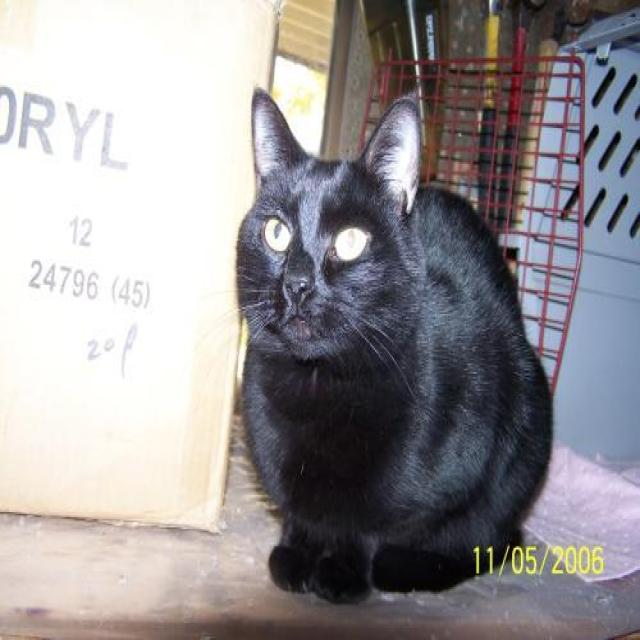
#> input picture 2.Vision/lab03/Módulo 03.1/Dataset.Animals Detecion/test/images/8_jpg.rf.6a06f1d80eaf34163a2e7fb0feb38cb6.jpg, 640 x 640 px, given in place of the camera
$ python ex_06_CamShift.py
#> lines starting #> are read from the running program, lines starting #| are printed output that depends on the picture; after the words box and inside, x2 and y2 are one past the last pixel; in counts of white or black regions, pixels touching at a corner belong together
import numpy as np
import cv2

cap = cv2.VideoCapture(0)


ret, frame = cap.read()
#> frame is the input picture: shape (640, 640, 3); mean B, G, R 151.2, 148.5, 152.1
if not ret:
    print("Não foi possível ler o primeiro frame da webcam.")
    cap.release()
    cv2.destroyAllWindows()
    exit()

rows, cols = frame.shape[:2]
#> rows = 640; cols = 640
windowWidth = 150
windowHeight = 200
windowCol = int((cols - windowWidth) / 2)
#> windowCol = 245
windowRow = int((rows - windowHeight) / 2)
#> windowRow = 220
window = (windowCol, windowRow, windowWidth, windowHeight)
#> window = (245, 220, 150, 200)

roi = frame[windowRow:windowRow + windowHeight,
            windowCol:windowCol + windowWidth]
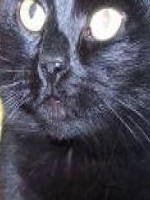
#> roi: shape (200, 150, 3); mean B, G, R 89.9, 77.4, 78.2
roiHsv = cv2.cvtColor(roi, cv2.COLOR_BGR2HSV)
#> roiHsv: shape (200, 150, 3); mean H, S, V 121.8, 44.2, 90.4

lowLimit = np.array((0., 60., 32.))
highLimit = np.array((180., 255., 255.))
mask = cv2.inRange(roiHsv, lowLimit, highLimit)
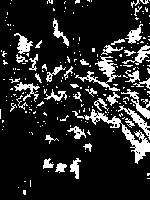
#> mask: shape (200, 150); 15.2% white; 221 white regions (180 under 20 px), largest, box (x1, y1, x2, y2) and area: (84, 109, 150, 164) 656, (75, 56, 121, 91) 404, (118, 105, 150, 140) 217

roiHist = cv2.calcHist([roiHsv], [0], mask, [180], [0, 180])
#> roiHist = 180 values, max 637 at index 116, min 0 at index 0, mean 25.34
cv2.normalize(roiHist, roiHist, 0, 255, cv2.NORM_MINMAX)

terminationCriteria = (cv2.TERM_CRITERIA_COUNT | cv2.TERM_CRITERIA_EPS, 10, 1)


while True:
    ret, frame = cap.read()
    if not ret:
        break

    # Início da contagem de tempo
    tick_start = cv2.getTickCount()

    frameHsv = cv2.cvtColor(frame, cv2.COLOR_BGR2HSV)
#> frameHsv: shape (640, 640, 3); mean H, S, V 69.5, 39.8, 160.2
    backprojectedFrame = cv2.calcBackProject([frameHsv], [0], roiHist, [0, 180],
                                             1)
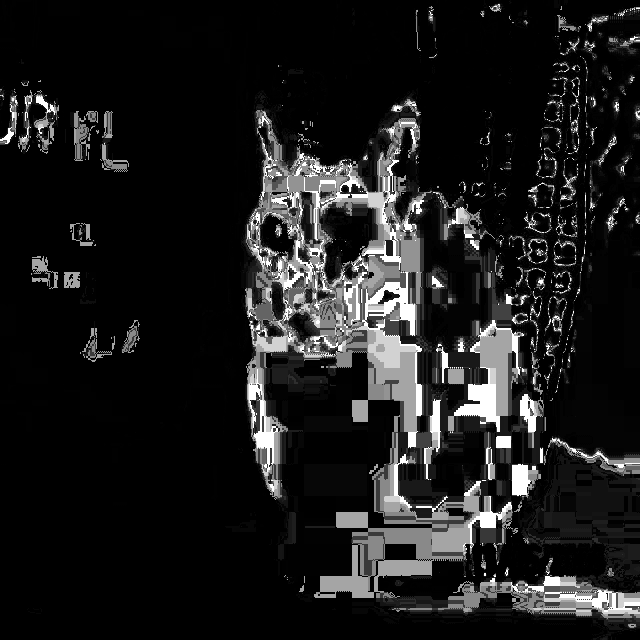
#> backprojectedFrame: shape (640, 640); min 0, max 255, mean 28.1
    mask = cv2.inRange(frameHsv, lowLimit, highLimit)
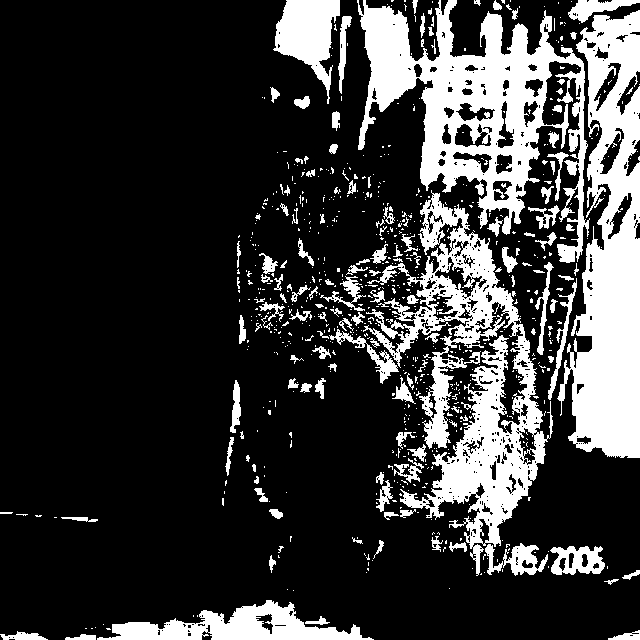
#> mask: shape (640, 640); 22.3% white; 759 white regions (623 under 20 px), largest, box (x1, y1, x2, y2) and area: (357, 0, 590, 263) 23026, (557, 10, 640, 458) 21704, (363, 190, 553, 576) 21378
    backprojectedFrame &= mask
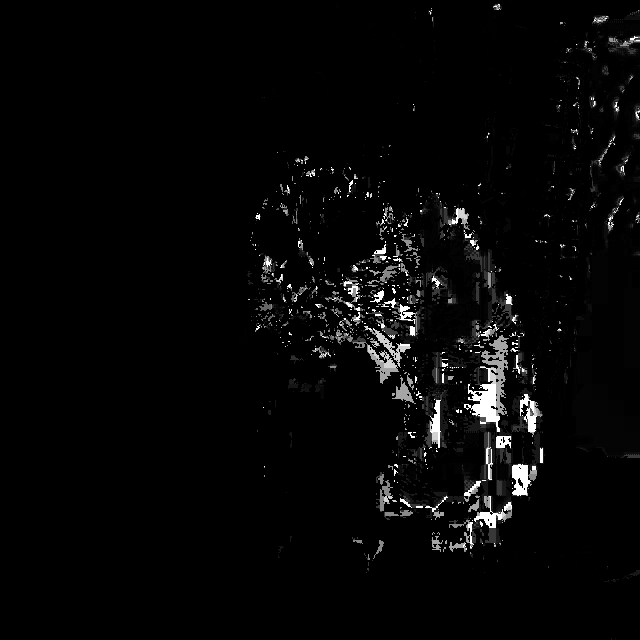
#> backprojectedFrame: shape (640, 640); min 0, max 255, mean 6.7

    # Aplicar CamShift
    ret, window = cv2.CamShift(backprojectedFrame, window, terminationCriteria)
#> ret = ((401.5, 326.5), (157.1, 230.3), 164.1); window = (325, 215, 153, 223)

    # Desenhar o polígono resultante do CamShift
    points = cv2.boxPoints(ret)
#> points = [[445.4, 194.2], [508.7, 415.7], [357.6, 458.8], [294.3, 237.3]]
    points = np.int0(points)
#> points = [[445, 194], [508, 415], [357, 458], [294, 237]]
    frame = cv2.polylines(frame, [points], True, 255, 2)
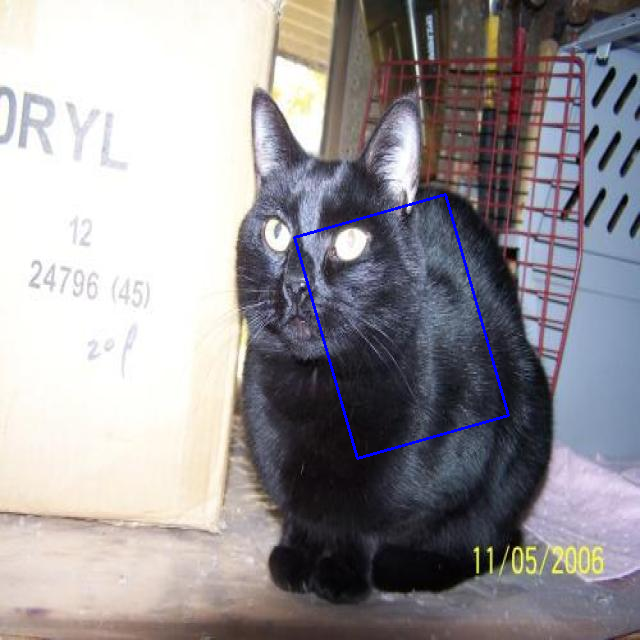
#> frame: shape (640, 640, 3); 0.53% of pixels changed, all inside (x1, y1, x2, y2) = (293, 193, 510, 460)

    # Fim da contagem de tempo
    tick_end = cv2.getTickCount()
    time_per_frame = (tick_end - tick_start) / cv2.getTickFrequency()

    # Imprimir tempo por frame (opcional)
    print(f"Tempo por frame: {time_per_frame:.6f} segundos")

    cv2.imshow('camshift', frame)
    k = cv2.waitKey(60) & 0xff
#> (key Esc is pressed here)
    if k == 27:
        break

cap.release()
cv2.destroyAllWindows()

$ run again, on 2.Vision/lab03/Módulo 03.1/Dataset.Animals Detecion/test/images/suggested-cllmTzca4aCGcBjgP4I7_jpg.rf.fc8cf4f3fe49fb6963965ce70f944a1f.jpg
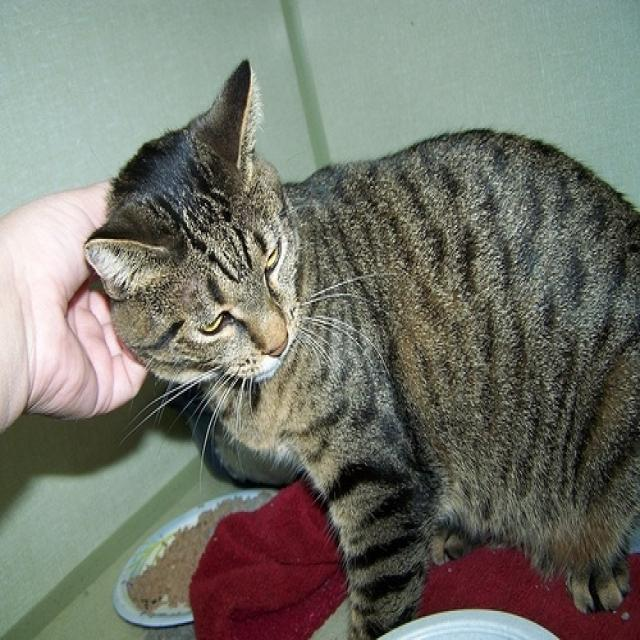
#> input picture 2.Vision/lab03/Módulo 03.1/Dataset.Animals Detecion/test/images/suggested-cllmTzca4aCGcBjgP4I7_jpg.rf.fc8cf4f3fe49fb6963965ce70f944a1f.jpg, 640 x 640 px, given in place of the camera
#> frame is the input picture: shape (640, 640, 3); mean B, G, R 107, 116.9, 115.3
#> roiHsv: shape (200, 150, 3); mean H, S, V 34.3, 41.8, 126.9
#> `mask = cv2.inRange(roiHsv, lowLimit, highLimit)`:
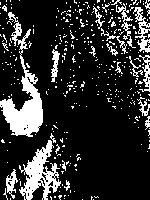
#> mask: shape (200, 150); 18.3% white; 352 white regions (330 under 20 px), largest, box (x1, y1, x2, y2) and area: (0, 12, 43, 137) 1756, (19, 140, 61, 200) 1106, (133, 7, 150, 53) 313
#> roiHist = 180 values, max 845 at index 26, min 0 at index 0, mean 30.55
#> frameHsv: shape (640, 640, 3); mean H, S, V 61.4, 55.4, 124.1
#> `ret, window = cv2.CamShift(backprojectedFrame, window, terminationCrit..`: ret = ((267, 357.5), (133.4, 249.1), 156.5); window = (205, 242, 124, 231)
#> `points = cv2.boxPoints(ret)`: points = [[278.6, 216.7], [377.8, 445.2], [255.4, 498.3], [156.2, 269.8]]
#> `points = np.int0(points)`: points = [[278, 216], [377, 445], [255, 498], [156, 269]]
#> `frame = cv2.polylines(frame, [points], True, 255, 2)`:
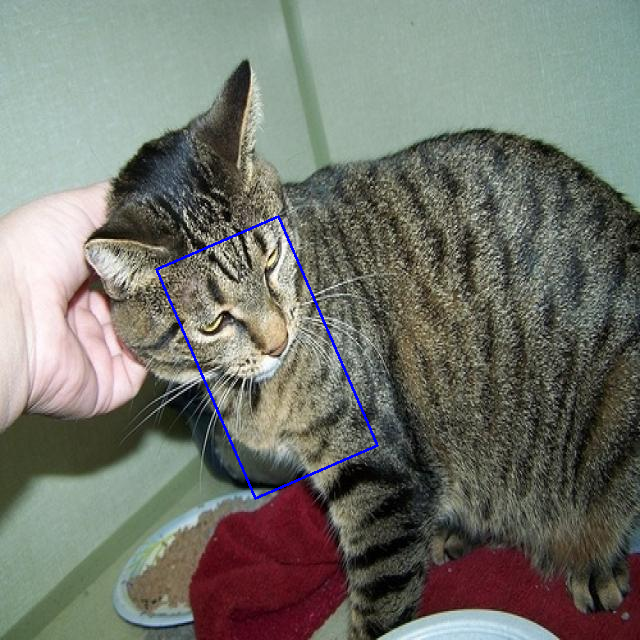
#> frame: shape (640, 640, 3); 0.49% of pixels changed, all inside (x1, y1, x2, y2) = (155, 215, 379, 500)

$ run again, on 2.Vision/lab03/Módulo 03.1/Dataset.Animals Detecion/test/images/suggested-ehlTubUJ6gH6gS6QEKex_jpg.rf.06e7cbee599fd4b64173fcb847ce5716.jpg
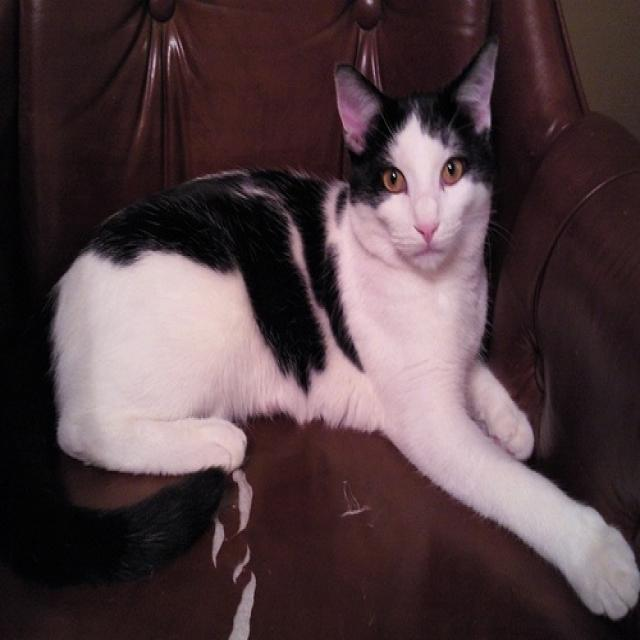
#> input picture 2.Vision/lab03/Módulo 03.1/Dataset.Animals Detecion/test/images/suggested-ehlTubUJ6gH6gS6QEKex_jpg.rf.06e7cbee599fd4b64173fcb847ce5716.jpg, 640 x 640 px, given in place of the camera
#> frame is the input picture: shape (640, 640, 3); mean B, G, R 65.9, 62.1, 80.7
#> roiHsv: shape (200, 150, 3); mean H, S, V 148.1, 57.4, 129
#> `mask = cv2.inRange(roiHsv, lowLimit, highLimit)`:
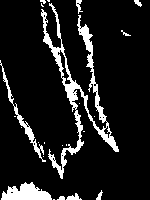
#> mask: shape (200, 150); 11.2% white; 23 white regions (14 under 20 px), largest, box (x1, y1, x2, y2) and area: (41, 3, 119, 179) 2109, (1, 182, 52, 200) 590, (0, 60, 46, 162) 396
#> roiHist = 180 values, max 559 at index 170, min 0 at index 1, mean 18.64
#> frameHsv: shape (640, 640, 3); mean H, S, V 138.3, 81.7, 80.9
#> `ret, window = cv2.CamShift(backprojectedFrame, window, terminationCrit..`: ret = ((303.5, 369), (153.5, 229.8), 6.22); window = (226, 254, 155, 230)
#> `points = cv2.boxPoints(ret)`: points = [[214.8, 474.9], [239.6, 246.5], [392.2, 263.1], [367.4, 491.5]]
#> `points = np.int0(points)`: points = [[214, 474], [239, 246], [392, 263], [367, 491]]
#> `frame = cv2.polylines(frame, [points], True, 255, 2)`:
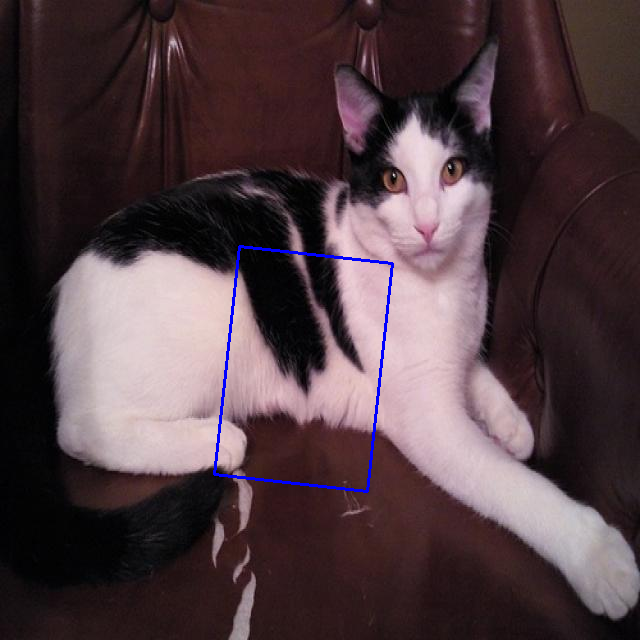
#> frame: shape (640, 640, 3); 0.56% of pixels changed, all inside (x1, y1, x2, y2) = (213, 245, 394, 493)
